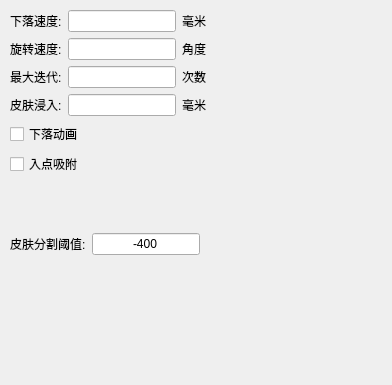
<?xml version="1.0" encoding="UTF-8"?>
<ui version="4.0">
 <class>PDuruofei</class>
 <widget class="qMRMLWidget" name="PDuruofei">
  <property name="geometry">
   <rect>
    <x>0</x>
    <y>0</y>
    <width>392</width>
    <height>385</height>
   </rect>
  </property>
  <property name="styleSheet">
   <string notr="true"/>
  </property>
  <widget class="QWidget" name="layoutWidget">
   <property name="geometry">
    <rect>
     <x>10</x>
     <y>10</y>
     <width>270</width>
     <height>245</height>
    </rect>
   </property>
   <layout class="QVBoxLayout" name="verticalLayout">
    <item>
     <layout class="QHBoxLayout" name="horizontalLayout">
      <item>
       <widget class="QLabel" name="label">
        <property name="text">
         <string>下落速度:</string>
        </property>
       </widget>
      </item>
      <item>
       <widget class="QLineEdit" name="le_speed"/>
      </item>
      <item>
       <widget class="QLabel" name="label_2">
        <property name="text">
         <string>毫米</string>
        </property>
       </widget>
      </item>
      <item>
       <spacer name="horizontalSpacer">
        <property name="orientation">
         <enum>Qt::Horizontal</enum>
        </property>
        <property name="sizeHint" stdset="0">
         <size>
          <width>40</width>
          <height>20</height>
         </size>
        </property>
       </spacer>
      </item>
     </layout>
    </item>
    <item>
     <layout class="QHBoxLayout" name="horizontalLayout_2">
      <item>
       <widget class="QLabel" name="label_3">
        <property name="text">
         <string>旋转速度:</string>
        </property>
       </widget>
      </item>
      <item>
       <widget class="QLineEdit" name="le_degree"/>
      </item>
      <item>
       <widget class="QLabel" name="label_4">
        <property name="text">
         <string>角度</string>
        </property>
       </widget>
      </item>
      <item>
       <spacer name="horizontalSpacer_2">
        <property name="orientation">
         <enum>Qt::Horizontal</enum>
        </property>
        <property name="sizeHint" stdset="0">
         <size>
          <width>40</width>
          <height>20</height>
         </size>
        </property>
       </spacer>
      </item>
     </layout>
    </item>
    <item>
     <layout class="QHBoxLayout" name="horizontalLayout_3">
      <item>
       <widget class="QLabel" name="label_5">
        <property name="text">
         <string>最大迭代:</string>
        </property>
       </widget>
      </item>
      <item>
       <widget class="QLineEdit" name="le_couts"/>
      </item>
      <item>
       <widget class="QLabel" name="label_6">
        <property name="text">
         <string>次数</string>
        </property>
       </widget>
      </item>
      <item>
       <spacer name="horizontalSpacer_3">
        <property name="orientation">
         <enum>Qt::Horizontal</enum>
        </property>
        <property name="sizeHint" stdset="0">
         <size>
          <width>40</width>
          <height>20</height>
         </size>
        </property>
       </spacer>
      </item>
     </layout>
    </item>
    <item>
     <layout class="QHBoxLayout" name="horizontalLayout_4">
      <item>
       <widget class="QLabel" name="label_7">
        <property name="text">
         <string>皮肤浸入:</string>
        </property>
       </widget>
      </item>
      <item>
       <widget class="QLineEdit" name="le_skin_into"/>
      </item>
      <item>
       <widget class="QLabel" name="label_8">
        <property name="text">
         <string>毫米</string>
        </property>
       </widget>
      </item>
      <item>
       <spacer name="horizontalSpacer_4">
        <property name="orientation">
         <enum>Qt::Horizontal</enum>
        </property>
        <property name="sizeHint" stdset="0">
         <size>
          <width>40</width>
          <height>20</height>
         </size>
        </property>
       </spacer>
      </item>
     </layout>
    </item>
    <item>
     <widget class="QCheckBox" name="cb_show_animation">
      <property name="text">
       <string>下落动画</string>
      </property>
     </widget>
    </item>
    <item>
     <widget class="QCheckBox" name="cb_entry_landing">
      <property name="text">
       <string>入点吸附</string>
      </property>
     </widget>
    </item>
    <item>
     <spacer name="verticalSpacer_2">
      <property name="orientation">
       <enum>Qt::Vertical</enum>
      </property>
      <property name="sizeType">
       <enum>QSizePolicy::Fixed</enum>
      </property>
      <property name="sizeHint" stdset="0">
       <size>
        <width>20</width>
        <height>40</height>
       </size>
      </property>
     </spacer>
    </item>
    <item>
     <spacer name="verticalSpacer">
      <property name="orientation">
       <enum>Qt::Vertical</enum>
      </property>
      <property name="sizeHint" stdset="0">
       <size>
        <width>20</width>
        <height>40</height>
       </size>
      </property>
     </spacer>
    </item>
    <item>
     <layout class="QHBoxLayout" name="horizontalLayout_5">
      <item>
       <widget class="QLabel" name="label_9">
        <property name="text">
         <string>皮肤分割阈值:</string>
        </property>
       </widget>
      </item>
      <item>
       <widget class="QLineEdit" name="le_skin_threshold">
        <property name="text">
         <string>-400</string>
        </property>
        <property name="alignment">
         <set>Qt::AlignCenter</set>
        </property>
       </widget>
      </item>
      <item>
       <widget class="QLabel" name="label_10">
        <property name="text">
         <string/>
        </property>
       </widget>
      </item>
      <item>
       <spacer name="horizontalSpacer_5">
        <property name="orientation">
         <enum>Qt::Horizontal</enum>
        </property>
        <property name="sizeHint" stdset="0">
         <size>
          <width>40</width>
          <height>20</height>
         </size>
        </property>
       </spacer>
      </item>
     </layout>
    </item>
   </layout>
  </widget>
 </widget>
 <customwidgets>
  <customwidget>
   <class>qMRMLWidget</class>
   <extends>QWidget</extends>
   <header>qMRMLWidget.h</header>
   <container>1</container>
  </customwidget>
 </customwidgets>
 <resources/>
 <connections/>
</ui>
